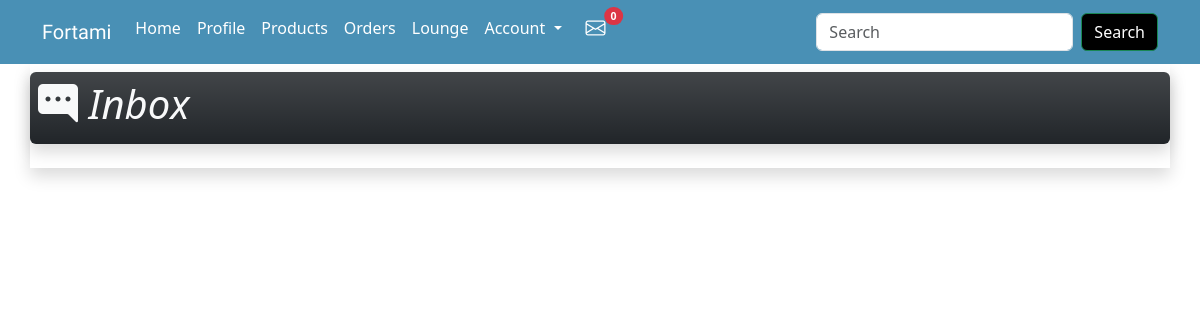
The page /chat.php (signed in) on the database as committed earlier.
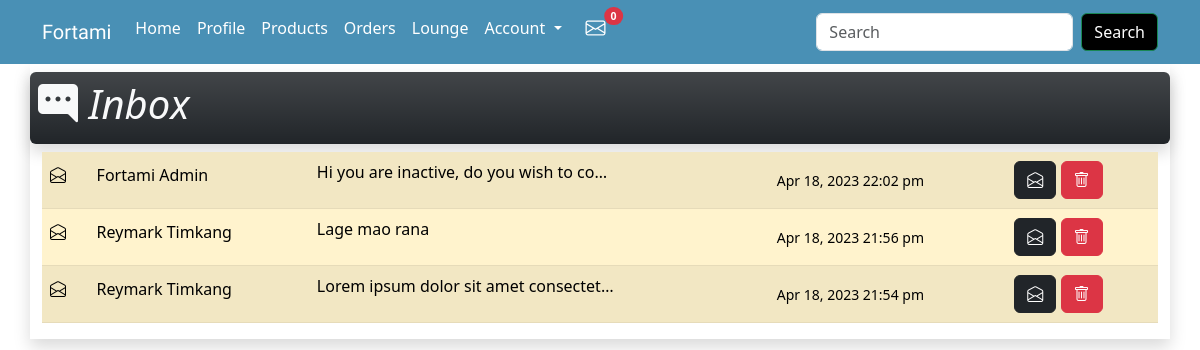
The same page on the database as committed later.
### tables this page shows
CREATE TABLE `message` (
  `msg_id` int(20) NOT NULL,
  `user_id` int(20) NOT NULL,
  `receiver_id` int(20) NOT NULL,
  `content` varchar(200) NOT NULL,
  `status` varchar(20) NOT NULL,
  `msg_datetime` timestamp NOT NULL DEFAULT current_timestamp() ON UPDATE current_timestamp()
);

CREATE TABLE `user` (
  `user_id` int(20) NOT NULL,
  `user_type` varchar(6) NOT NULL,
  `profile_pic` varchar(50) NOT NULL,
  `user_fName` varchar(50) NOT NULL,
  `user_lName` varchar(50) NOT NULL,
  `user_email` varchar(50) NOT NULL,
  `user_userName` varchar(50) NOT NULL,
  `user_password` varchar(255) NOT NULL,
  `tagline` varchar(100) DEFAULT NULL
);

### backend.php (called while the page is built, shortened)
<?php
    class Database{
      public $host = 'localhost';
      public $user = 'root';
      public $pass = '';
      public $db = 'fortami';
      public $conn;
      function __construct(){
        $this->conn = new mysqli($this->host,$this->user,$this->pass,$this->db);
      }
      function getConnection(){
        return $this->conn;
      }
    }
    class Chat{
        public $con;
        function __construct(){
          $db = new Database;
          $this->con = $db->getConnection();
        }
        function viewMsg(){
          $receiver = $_SESSION['id'];
          $query = "SELECT * FROM message JOIN user ON message.user_id = user.user_id WHERE receiver_id = $receiver ORDER BY msg_datetime DESC";
          $result = $this->con->query($query);
            if ($result) {
              return $result;
            }
        }
    }
?>

### chat.php (the view, shortened to what this page needs)
<?php
    include 'backend.php';
    if ($_SESSION['role'] == "Buyer") {
        include 'buyerheader.php';
    }
    elseif ($_SESSION['role'] == "Seller") {
        include 'sellerheader.php';
    }
    elseif ($_SESSION['role'] == "Admin") {
        include 'admin-header.php';
    }
    $chat = new Chat;
    $message = $chat->viewMsg();
?>
<!DOCTYPE html>
<html lang="en">
<head>
</head>
<body>
    <div class="container">
        <div class="row shadow">
            <div class="col-12 p-2 bg-dark bg-gradient text-light my-2 rounded shadow">
                <h1><i class="bi bi-chat-right-dots-fill"> Inbox</i> </h1>
            </div>
            <div class="col-12 table-responsive">
                <table class="table table-warning table-striped align-middle">
                <?php
                    if (!is_null($message)) {
                        foreach ($message as $msg) {
                ?>
                    <tr>
                        <td><h6><?=($msg['status'] == 'Unread')?'<i class="bi bi-envelope-fill"></i>':'<i class="bi bi-envelope-open"></i>'?></h6></td>
                        <td><h6><?=$msg['user_fName'].' '.$msg['user_lName']?></h6></td>
                        <td><p><?=$msg['content']?></p></td>
                        <td><small><?=$time = date("M d, Y H:i a", strtotime($msg['msg_datetime']))?></small></td>
                        <td>
                            <form action="chat-open.php" method="post">
                                <button type="submit" class="btn btn-dark" value="open" name="read"><i class="bi bi-envelope-open"></i></button>
                                <button type="submit" class="btn btn-danger" value="delete" name="delete"><i class="bi bi-trash"></i></button>
                            </form>
                        </td>
                    </tr>
                <?php
                        }
                    }
                ?>
                </div>
        </div>
    </div>
</body>
</html>

Rows that differ between the two databases and show on the page:
added message: status "Read" (drawn), user.user_fName "Fortami", user.user_lName "Admin", content "Hi you are inactive, do you wish to co…", msg_datetime "Apr 18, 2023 22:02 pm"
added message: status "Read" (drawn), user.user_fName "Reymark", user.user_lName "Timkang", content "Lage mao rana", msg_datetime "Apr 18, 2023 21:56 pm"
added message: status "Read" (drawn), user.user_fName "Reymark", user.user_lName "Timkang", content "Lorem ipsum dolor sit amet consectet…", msg_datetime "Apr 18, 2023 21:54 pm"
